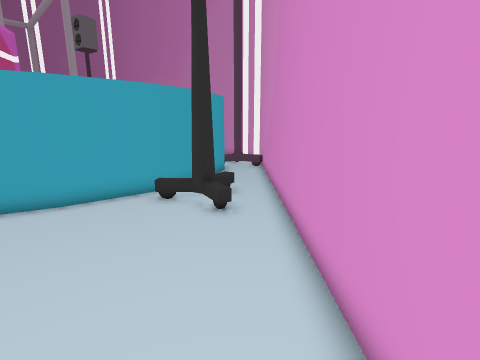
view 1 (above)

17 first-person views from a walk through a scene from a Unity 3-D project. The camera is 1.5 m above the floor, tilts 12° down and sees 85° across. The floor is counted in squares, 0.5 m on a side. Each view is taken from the middle of a square. On the plan, view 1 faces up. The plan holds only what a view shows up to about 19 squares ahead; the rest is blank. The place goes on beyond the plan. Some animated figures are not drawn. Door leaves are left out, so doorways stand open.

view 2
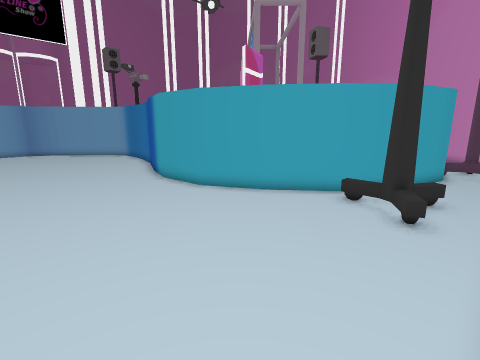

view 3
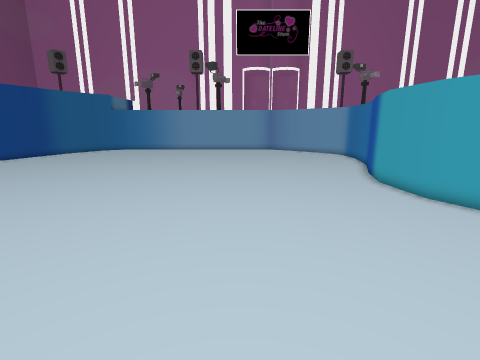

view 4
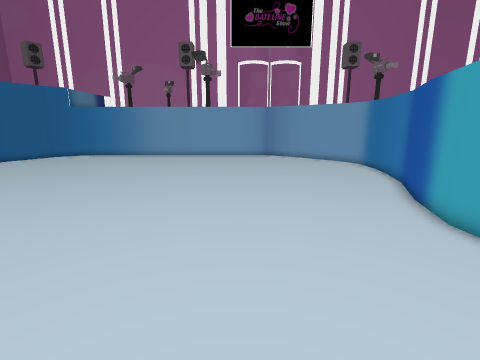

view 5
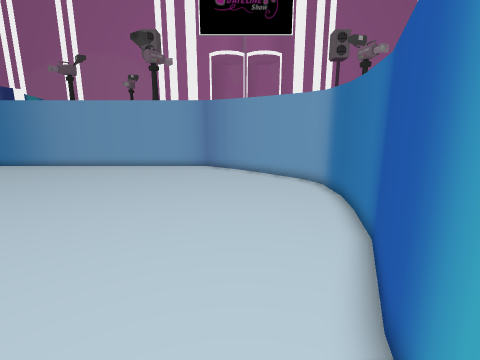

view 6
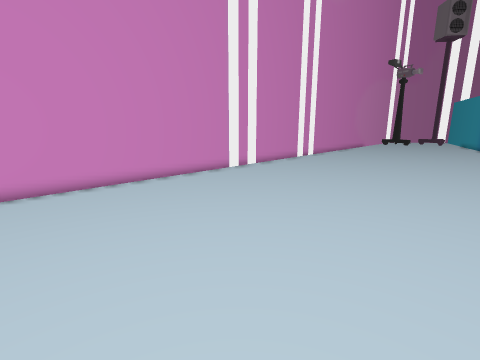

view 7
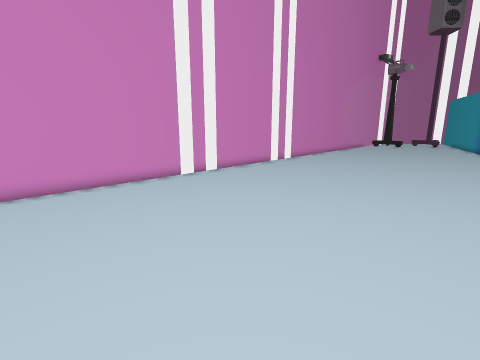

view 8
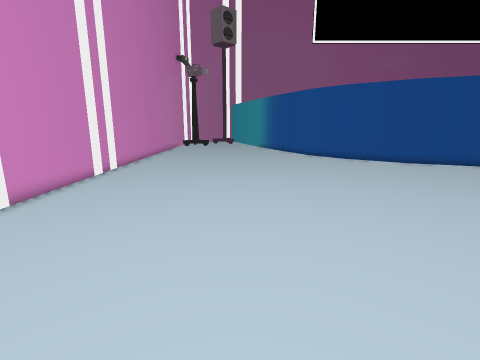

view 9
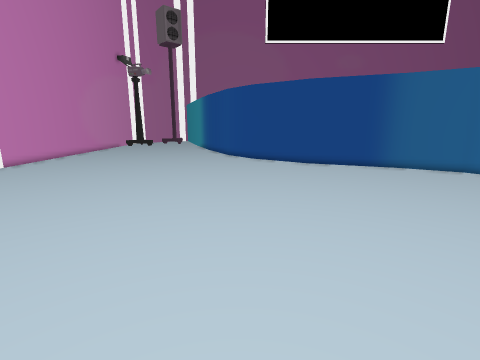

view 10
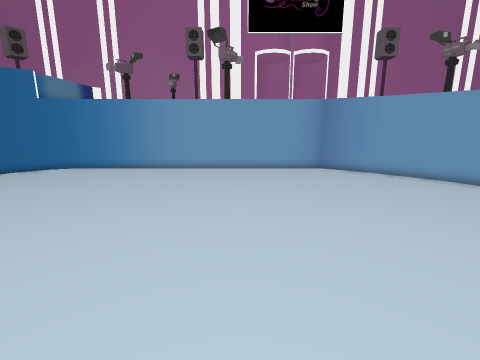

view 11
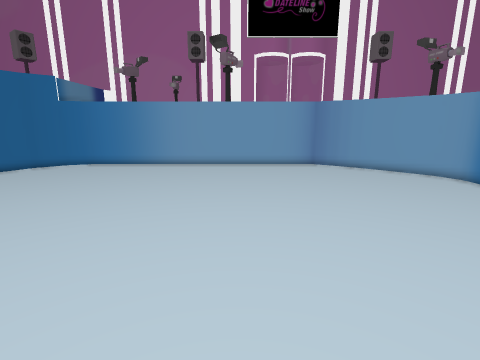

view 12
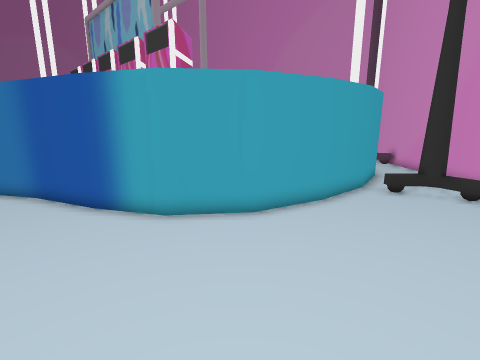

view 13
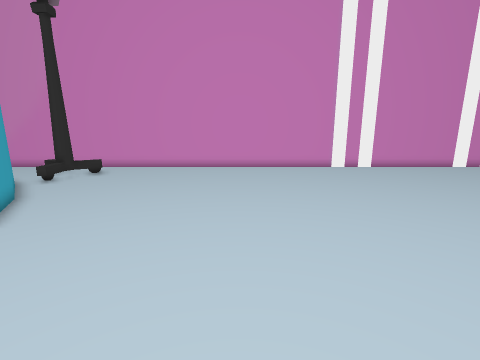

view 14
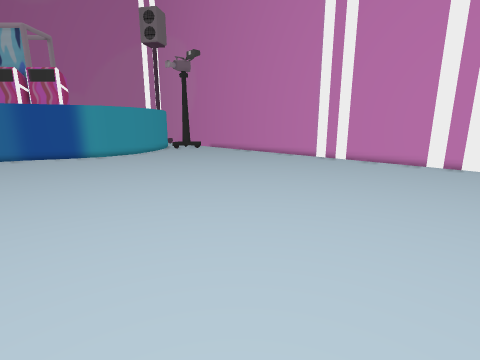

view 15
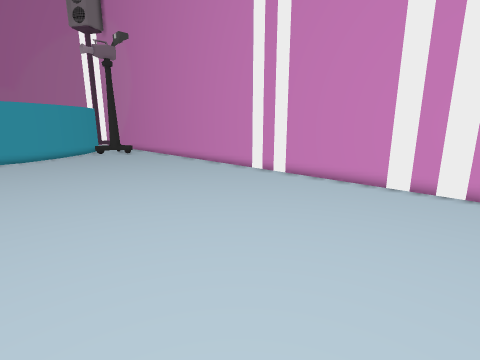

view 16
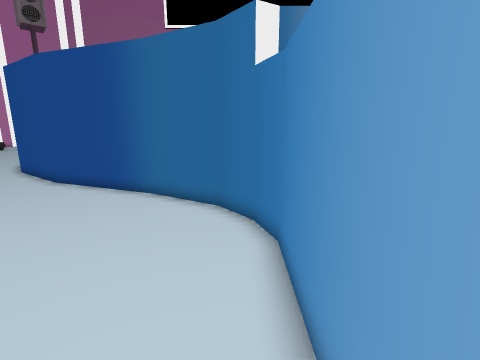

view 17
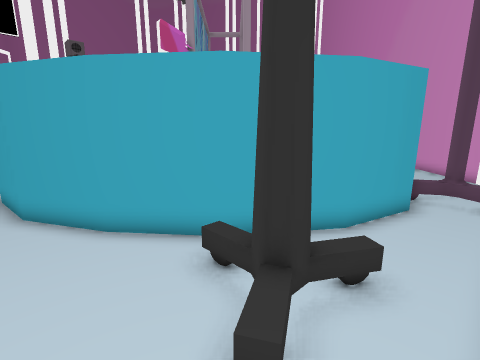

### Floor plan
Points are (right, up) in squares from view 1. A wall is a line through its corners. A room is listed if a view was taken in it or the views show most of it. See-through windows are left out.
Room 1 (views 1, 2, 3, 4, 5, 6, 7, 8, 9, 10, 11, 12, 13, 14, 15, 16, 17)
walls: (-15.2, 8.1) (-18.6, 9.5); (-18.4, 9.5) (-22.8, 10.5); (-6.6, 9.3) (-9.5, 7.7) (-12.5, 7.4) (-15.4, 8.1); (-22.8, 10.4) (-25.1, 10.2) (-26.3, 9.5); (-26.3, -18.2) (-22.8, -19.5); (-29.2, 6.4) (-31, 3.8) (-31, -13.4) (-30.4, -14.9) (-29.2, -16.5) (-26.1, -18.2); (-26.3, 9.6) (-29.4, 6.3); (-4, 11.5) (-6.7, 9.2); (-1.1, 10.2) (-1.5, 10) (-1.8, 10.2) (-1.8, 10.8); (1.6, -19.5) (1.6, 9.4)
low walls: (-1.2, 9.4) (-1.5, 10)
ways out: opening at (0.5, 10.5) to room 2
Room 2 (no view inside)
walls: (-1.1, 10.8) (-1.1, 10.2); (-1, 17.6) (-2, 14.3) (-4, 11.4); (1.6, 9.4) (1.6, 19.4)
low walls: (-0.8, 9.9) (-0.6, 9.4); (-0.7, 19.2) (-1.2, 18.9)
ways out: opening at (0.5, 10.5) to room 1

Positions as (right, up) in squares from view 1, and headings:
1: (0, 0), facing up
2: (1, 0), facing up-left
3: (1, 0), facing left
4: (-5, 1), facing left
5: (-12, 6), facing left
6: (-12, 6), facing down-right
7: (-12, 2), facing down-right
8: (-7, 0), facing down
9: (-15, 0), facing down
10: (-13, -2), facing left
11: (-11, -2), facing left
12: (-10, -1), facing up
13: (-17, 0), facing right
14: (-21, -19), facing up-right
15: (-12, -19), facing up-right
16: (-30, -7), facing down
17: (1, 7), facing up-left
